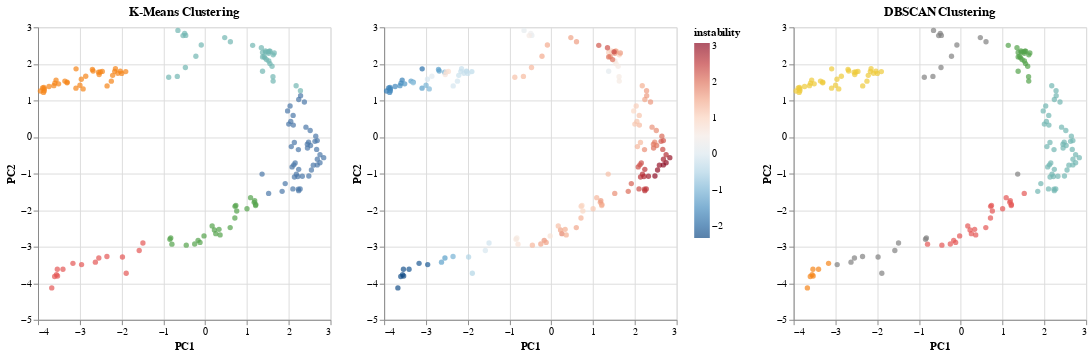

Here is the notebook cell this chart was saved with:
### Code cell
from sklearn.cluster import KMeans, DBSCAN
from kneed import KneeLocator

import matplotlib.pyplot as plt
import altair as alt

# Extract the features for clustering
X = df[['PC1', 'PC2']]

# Use the elbow method to find the optimal number of clusters
inertia = []
for n in range(1, 11):
    kmeans = KMeans(n_clusters=n, random_state=42)
    kmeans.fit(X)
    inertia.append(kmeans.inertia_)

# Based on the elbow plot, choose the optimal number of clusters
# Use KneeLocator to find the elbow point
kneedle = KneeLocator(range(1, 11), inertia, curve='convex', direction='decreasing')
optimal_clusters = kneedle.elbow
kmeans = KMeans(n_clusters=5, random_state=42) # to align with DBSCAn
df['kmeans_labels'] = kmeans.fit_predict(X)

# Apply DBSCAN clustering
dbscan = DBSCAN(eps=0.4, min_samples=5)
df['dbscan_labels'] = dbscan.fit_predict(X)

# Create a scatter plot of the PCA results
scatter2 = alt.Chart(df.reset_index()).mark_circle().encode(
    x='PC1',
    y='PC2',
    color=alt.Color('instability', scale=alt.Scale(scheme='redblue', reverse=True)),
    tooltip=['year', 'PC1', 'PC2', 'instability']
)

scatter1 = alt.Chart(df.reset_index()).mark_circle().encode(
    x='PC1',
    y='PC2',
    color=alt.Color('kmeans_labels:N', legend=None),
    tooltip=['year', 'PC1', 'PC2', 'instability']
).properties(
    title='K-Means Clustering'
)

scatter3 = alt.Chart(df.reset_index()).mark_circle().encode(
    x='PC1',
    y='PC2',
    color=alt.condition(
        alt.datum.dbscan_labels == -1,
        alt.value('grey'),
        alt.Color('dbscan_labels:N', legend=None)
    ),
    tooltip=['year', 'PC1', 'PC2', 'instability'],
).properties(
    title='DBSCAN Clustering'
)


scatter1 | scatter2 | scatter3

### Figure 1 — Vega-Lite specification as saved in the notebook (floating-point values rounded to 4 significant figures; data arrays with more than 128 entries replaced by an {"elided": "..."} marker saying what was removed)
{"config": {"view": {"continuousWidth": 300, "continuousHeight": 300}}, "hconcat": [{"data": {"name": "data-37dd90c668d0ec085450030dd3f9576f"}, "mark": {"type": "circle"}, "encoding": {"color": {"field": "kmeans_labels", "legend": null, "type": "nominal"}, "tooltip": [{"field": "year", "type": "quantitative"}, {"field": "PC1", "type": "quantitative"}, {"field": "PC2", "type": "quantitative"}, {"field": "instability", "type": "quantitative"}], "x": {"field": "PC1", "type": "quantitative"}, "y": {"field": "PC2", "type": "quantitative"}}, "title": "K-Means Clustering"}, {"data": {"name": "data-37dd90c668d0ec085450030dd3f9576f"}, "mark": {"type": "circle"}, "encoding": {"color": {"field": "instability", "scale": {"reverse": true, "scheme": "redblue"}, "type": "quantitative"}, "tooltip": [{"field": "year", "type": "quantitative"}, {"field": "PC1", "type": "quantitative"}, {"field": "PC2", "type": "quantitative"}, {"field": "instability", "type": "quantitative"}], "x": {"field": "PC1", "type": "quantitative"}, "y": {"field": "PC2", "type": "quantitative"}}}, {"data": {"name": "data-37dd90c668d0ec085450030dd3f9576f"}, "mark": {"type": "circle"}, "encoding": {"color": {"condition": {"test": "(datum.dbscan_labels === -1)", "value": "grey"}, "field": "dbscan_labels", "legend": null, "type": "nominal"}, "tooltip": [{"field": "year", "type": "quantitative"}, {"field": "PC1", "type": "quantitative"}, {"field": "PC2", "type": "quantitative"}, {"field": "instability", "type": "quantitative"}], "x": {"field": "PC1", "type": "quantitative"}, "y": {"field": "PC2", "type": "quantitative"}}, "title": "DBSCAN Clustering"}], "$schema": "https://vega.github.io/schema/vega-lite/v5.20.1.json", "datasets": {"data-37dd90c668d0ec085450030dd3f9576f": {"elided": "154 records"}}}
